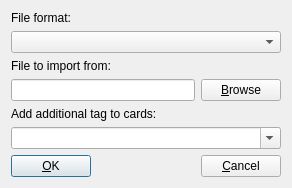
<?xml version="1.0" encoding="UTF-8"?>
<ui version="4.0">
 <class>ImportDlg</class>
 <widget class="QDialog" name="ImportDlg">
  <property name="geometry">
   <rect>
    <x>0</x>
    <y>0</y>
    <width>292</width>
    <height>178</height>
   </rect>
  </property>
  <property name="windowTitle">
   <string>Import from file</string>
  </property>
  <layout class="QVBoxLayout">
   <item>
    <layout class="QVBoxLayout">
     <item>
      <widget class="QLabel" name="textLabel_5">
       <property name="text">
        <string>File format:</string>
       </property>
       <property name="wordWrap">
        <bool>false</bool>
       </property>
      </widget>
     </item>
     <item>
      <widget class="QComboBox" name="file_formats">
       <property name="editable">
        <bool>false</bool>
       </property>
       <property name="autoCompletion">
        <bool>true</bool>
       </property>
       <property name="duplicatesEnabled">
        <bool>false</bool>
       </property>
      </widget>
     </item>
     <item>
      <widget class="QLabel" name="textLabel1">
       <property name="text">
        <string>File to import from:</string>
       </property>
       <property name="wordWrap">
        <bool>false</bool>
       </property>
      </widget>
     </item>
     <item>
      <layout class="QHBoxLayout">
       <item>
        <widget class="QLineEdit" name="filename"/>
       </item>
       <item>
        <widget class="QPushButton" name="browse_button">
         <property name="text">
          <string>&amp;Browse</string>
         </property>
         <property name="autoDefault">
          <bool>false</bool>
         </property>
        </widget>
       </item>
      </layout>
     </item>
     <item>
      <widget class="QLabel" name="textLabel2">
       <property name="text">
        <string>Add additional tag to cards:</string>
       </property>
       <property name="wordWrap">
        <bool>false</bool>
       </property>
      </widget>
     </item>
     <item>
      <widget class="QComboBox" name="tags">
       <property name="editable">
        <bool>true</bool>
       </property>
       <property name="autoCompletion">
        <bool>true</bool>
       </property>
       <property name="duplicatesEnabled">
        <bool>false</bool>
       </property>
      </widget>
     </item>
     <item>
      <layout class="QHBoxLayout">
       <item>
        <widget class="QPushButton" name="ok_button">
         <property name="text">
          <string>&amp;OK</string>
         </property>
         <property name="shortcut">
          <string>Alt+O</string>
         </property>
         <property name="default">
          <bool>true</bool>
         </property>
        </widget>
       </item>
       <item>
        <spacer name="spacer2">
         <property name="orientation">
          <enum>Qt::Horizontal</enum>
         </property>
         <property name="sizeType">
          <enum>QSizePolicy::Expanding</enum>
         </property>
         <property name="sizeHint" stdset="0">
          <size>
           <width>201</width>
           <height>20</height>
          </size>
         </property>
        </spacer>
       </item>
       <item>
        <widget class="QPushButton" name="cancel_button">
         <property name="text">
          <string>&amp;Cancel</string>
         </property>
         <property name="autoDefault">
          <bool>false</bool>
         </property>
         <property name="default">
          <bool>false</bool>
         </property>
        </widget>
       </item>
      </layout>
     </item>
    </layout>
   </item>
  </layout>
 </widget>
 <layoutdefault spacing="6" margin="11"/>
 <pixmapfunction>qPixmapFromMimeSource</pixmapfunction>
 <tabstops>
  <tabstop>filename</tabstop>
  <tabstop>browse_button</tabstop>
  <tabstop>file_formats</tabstop>
  <tabstop>tags</tabstop>
  <tabstop>ok_button</tabstop>
  <tabstop>cancel_button</tabstop>
 </tabstops>
 <resources/>
 <connections>
  <connection>
   <sender>cancel_button</sender>
   <signal>clicked()</signal>
   <receiver>ImportDlg</receiver>
   <slot>reject()</slot>
   <hints>
    <hint type="sourcelabel">
     <x>20</x>
     <y>20</y>
    </hint>
    <hint type="destinationlabel">
     <x>20</x>
     <y>20</y>
    </hint>
   </hints>
  </connection>
  <connection>
   <sender>browse_button</sender>
   <signal>clicked()</signal>
   <receiver>ImportDlg</receiver>
   <slot>browse()</slot>
   <hints>
    <hint type="sourcelabel">
     <x>250</x>
     <y>83</y>
    </hint>
    <hint type="destinationlabel">
     <x>145</x>
     <y>88</y>
    </hint>
   </hints>
  </connection>
  <connection>
   <sender>ok_button</sender>
   <signal>clicked()</signal>
   <receiver>ImportDlg</receiver>
   <slot>accept()</slot>
   <hints>
    <hint type="sourcelabel">
     <x>27</x>
     <y>159</y>
    </hint>
    <hint type="destinationlabel">
     <x>145</x>
     <y>88</y>
    </hint>
   </hints>
  </connection>
 </connections>
</ui>
